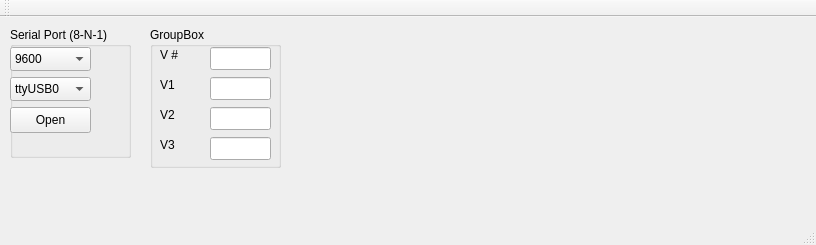
<?xml version="1.0" encoding="UTF-8"?>
<ui version="4.0">
 <class>qcoba</class>
 <widget class="QMainWindow" name="qcoba">
  <property name="geometry">
   <rect>
    <x>0</x>
    <y>0</y>
    <width>816</width>
    <height>245</height>
   </rect>
  </property>
  <property name="windowTitle">
   <string>qcoba</string>
  </property>
  <widget class="QWidget" name="centralWidget">
   <widget class="QGroupBox" name="grpSerial">
    <property name="geometry">
     <rect>
      <x>10</x>
      <y>10</y>
      <width>121</width>
      <height>131</height>
     </rect>
    </property>
    <property name="title">
     <string>Serial Port (8-N-1)</string>
    </property>
    <widget class="QComboBox" name="cmbBaud">
     <property name="geometry">
      <rect>
       <x>0</x>
       <y>20</y>
       <width>81</width>
       <height>24</height>
      </rect>
     </property>
     <item>
      <property name="text">
       <string>9600</string>
      </property>
     </item>
     <item>
      <property name="text">
       <string>19200</string>
      </property>
     </item>
     <item>
      <property name="text">
       <string>38400</string>
      </property>
     </item>
     <item>
      <property name="text">
       <string>57600</string>
      </property>
     </item>
     <item>
      <property name="text">
       <string>115200</string>
      </property>
     </item>
    </widget>
    <widget class="QComboBox" name="cmbPort">
     <property name="geometry">
      <rect>
       <x>0</x>
       <y>50</y>
       <width>81</width>
       <height>24</height>
      </rect>
     </property>
     <item>
      <property name="text">
       <string>ttyUSB0</string>
      </property>
     </item>
     <item>
      <property name="text">
       <string>ttyUSB1</string>
      </property>
     </item>
     <item>
      <property name="text">
       <string>ttyUSB2</string>
      </property>
     </item>
     <item>
      <property name="text">
       <string>ttyATK0</string>
      </property>
     </item>
     <item>
      <property name="text">
       <string>ttyATK1</string>
      </property>
     </item>
     <item>
      <property name="text">
       <string>ttyATK2</string>
      </property>
     </item>
     <item>
      <property name="text">
       <string>ttyACM0</string>
      </property>
     </item>
     <item>
      <property name="text">
       <string>ttyACM1</string>
      </property>
     </item>
     <item>
      <property name="text">
       <string>ttyACM2</string>
      </property>
     </item>
    </widget>
    <widget class="QPushButton" name="btnOpen">
     <property name="geometry">
      <rect>
       <x>0</x>
       <y>80</y>
       <width>81</width>
       <height>26</height>
      </rect>
     </property>
     <property name="text">
      <string>Open</string>
     </property>
    </widget>
   </widget>
   <widget class="QGroupBox" name="grpDatanumber">
    <property name="geometry">
     <rect>
      <x>150</x>
      <y>10</y>
      <width>131</width>
      <height>141</height>
     </rect>
    </property>
    <property name="title">
     <string>GroupBox</string>
    </property>
    <widget class="QLineEdit" name="txtVnumb">
     <property name="geometry">
      <rect>
       <x>60</x>
       <y>20</y>
       <width>61</width>
       <height>23</height>
      </rect>
     </property>
    </widget>
    <widget class="QLineEdit" name="txtV1">
     <property name="geometry">
      <rect>
       <x>60</x>
       <y>50</y>
       <width>61</width>
       <height>23</height>
      </rect>
     </property>
    </widget>
    <widget class="QLineEdit" name="txtV2">
     <property name="geometry">
      <rect>
       <x>60</x>
       <y>80</y>
       <width>61</width>
       <height>23</height>
      </rect>
     </property>
    </widget>
    <widget class="QLineEdit" name="txtV3">
     <property name="geometry">
      <rect>
       <x>60</x>
       <y>110</y>
       <width>61</width>
       <height>23</height>
      </rect>
     </property>
    </widget>
    <widget class="QLabel" name="lblData1">
     <property name="geometry">
      <rect>
       <x>10</x>
       <y>20</y>
       <width>31</width>
       <height>16</height>
      </rect>
     </property>
     <property name="text">
      <string>V #</string>
     </property>
    </widget>
    <widget class="QLabel" name="lblData1_2">
     <property name="geometry">
      <rect>
       <x>10</x>
       <y>50</y>
       <width>31</width>
       <height>16</height>
      </rect>
     </property>
     <property name="text">
      <string>V1</string>
     </property>
    </widget>
    <widget class="QLabel" name="lblData1_3">
     <property name="geometry">
      <rect>
       <x>10</x>
       <y>80</y>
       <width>31</width>
       <height>16</height>
      </rect>
     </property>
     <property name="text">
      <string>V2</string>
     </property>
    </widget>
    <widget class="QLabel" name="lblData1_4">
     <property name="geometry">
      <rect>
       <x>10</x>
       <y>110</y>
       <width>31</width>
       <height>16</height>
      </rect>
     </property>
     <property name="text">
      <string>V3</string>
     </property>
    </widget>
   </widget>
   <widget class="QwtPlot" name="pltData">
    <property name="geometry">
     <rect>
      <x>310</x>
      <y>10</y>
      <width>491</width>
      <height>171</height>
     </rect>
    </property>
    <property name="canvasBackground">
     <brush brushstyle="SolidPattern">
      <color alpha="255">
       <red>255</red>
       <green>255</green>
       <blue>255</blue>
      </color>
     </brush>
    </property>
    <property name="autoReplot">
     <bool>false</bool>
    </property>
   </widget>
  </widget>
  <widget class="QMenuBar" name="menuBar">
   <property name="geometry">
    <rect>
     <x>0</x>
     <y>0</y>
     <width>816</width>
     <height>19</height>
    </rect>
   </property>
  </widget>
  <widget class="QToolBar" name="mainToolBar">
   <attribute name="toolBarArea">
    <enum>TopToolBarArea</enum>
   </attribute>
   <attribute name="toolBarBreak">
    <bool>false</bool>
   </attribute>
  </widget>
  <widget class="QStatusBar" name="statusBar"/>
 </widget>
 <layoutdefault spacing="6" margin="11"/>
 <customwidgets>
  <customwidget>
   <class>QwtPlot</class>
   <extends>QFrame</extends>
   <header>qwt_plot.h</header>
  </customwidget>
 </customwidgets>
 <resources/>
 <connections/>
</ui>
